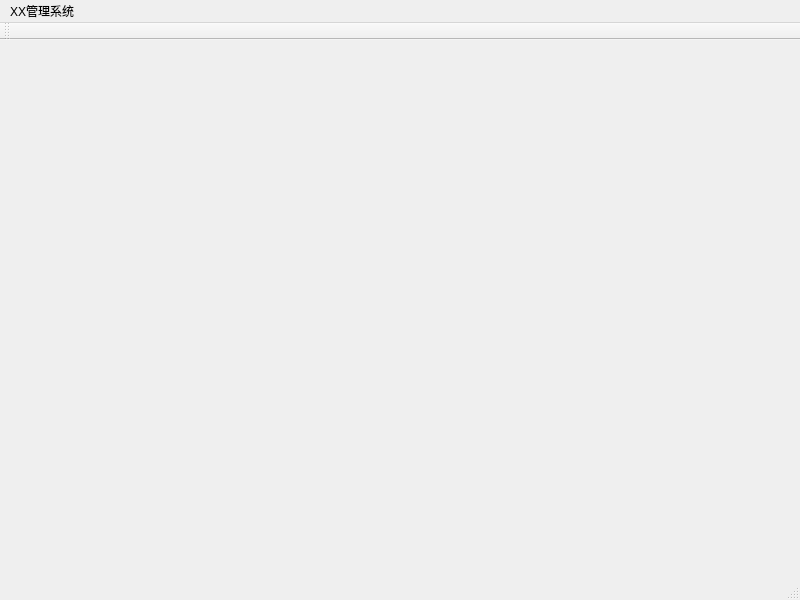
<?xml version="1.0" encoding="UTF-8"?>
<ui version="4.0">
 <class>MainWindow</class>
 <widget class="QMainWindow" name="MainWindow">
  <property name="geometry">
   <rect>
    <x>0</x>
    <y>0</y>
    <width>800</width>
    <height>600</height>
   </rect>
  </property>
  <property name="windowTitle">
   <string>MainWindow</string>
  </property>
  <widget class="QWidget" name="centralwidget"/>
  <widget class="QMenuBar" name="menubar">
   <property name="geometry">
    <rect>
     <x>0</x>
     <y>0</y>
     <width>800</width>
     <height>21</height>
    </rect>
   </property>
   <widget class="QMenu" name="menuXX">
    <property name="title">
     <string>XX管理系统</string>
    </property>
   </widget>
   <addaction name="menuXX"/>
  </widget>
  <widget class="QStatusBar" name="statusbar"/>
  <widget class="QToolBar" name="toolBar">
   <property name="windowTitle">
    <string>toolBar</string>
   </property>
   <property name="toolButtonStyle">
    <enum>Qt::ToolButtonTextUnderIcon</enum>
   </property>
   <attribute name="toolBarArea">
    <enum>TopToolBarArea</enum>
   </attribute>
   <attribute name="toolBarBreak">
    <bool>false</bool>
   </attribute>
  </widget>
 </widget>
 <resources/>
 <connections/>
</ui>
